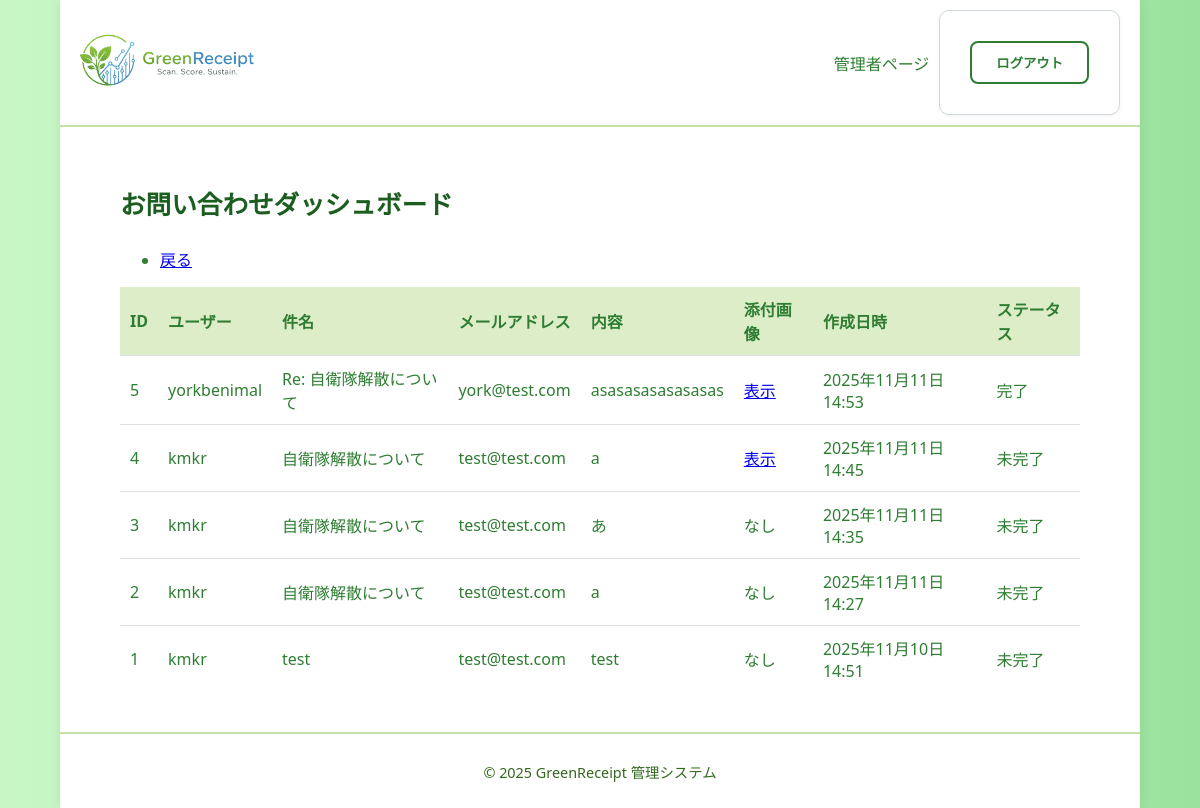
Page /staff/inquiries/dashboard/ (signed in) on the committed database.
### core/models.py (models this page shows, shortened)
class Inquiry(models.Model):
    user = models.ForeignKey(settings.AUTH_USER_MODEL, on_delete=models.SET_NULL,
                             null=True, blank=True, verbose_name='問い合わせユーザー')
    reply_to_email = models.EmailField(
        max_length=100, verbose_name='返信先メールアドレス')
    created_at = models.DateTimeField(auto_now_add=True, verbose_name='作成日時')
    subject = models.CharField(max_length=100, verbose_name='件名')
    body_text = models.TextField(verbose_name='内容')
    image = models.ImageField(
        upload_to='inquiries/', null=True, blank=True, verbose_name='添付画像')
    is_replied = models.BooleanField(default=False, verbose_name='返信済み')
    reply_message = models.TextField(blank=True, verbose_name='返信内容')
    class Meta:
        verbose_name = 'お問い合わせ'
        verbose_name_plural = 'お問い合わせ'

### accounts/models.py (models this page shows, shortened)
class CustomUser(AbstractUser):
    username = models.CharField(
        "ユーザー名",
        max_length=50,
        unique=True,
        help_text=(
            "必須。50文字以下。文字、数字、および @/./+/-/_ のみ使用できます。"
        ),
        validators=[AbstractUser.username_validator],
        error_messages={
            "unique": _("A user with that username already exists."),
        },
    )
    email = models.EmailField(_("email address"), unique=True)
    is_verified = models.BooleanField(default=False, verbose_name='メール認証済み')
    verification_token = models.CharField(
        max_length=100, blank=True, null=True, unique=True, verbose_name='認証トークン')
    ROLE_CHOICES = (
        ('admin', '管理者'),
        ('store', '店舗'),
        ('user', '一般ユーザー'),
    )
    current_points = models.IntegerField(default=0, verbose_name='ポイント')
    rank = models.CharField(max_length=10, default='seed', verbose_name='ランク')
    updated_at = models.DateTimeField(auto_now=True, verbose_name='アカウント更新日時')
    birthday = models.DateField(verbose_name='生年月日', null=True, blank=True)
    purchased_amount = models.IntegerField(default=0, verbose_name='購入点数')
    lastmonth_point = models.IntegerField(default=0, verbose_name='先月獲得ポイント')
    current_coupons = models.ManyToManyField(
        'core.Coupon', verbose_name='所持クーポン', blank=True)
    role = models.CharField(
        max_length=10, choices=ROLE_CHOICES, default='user', verbose_name='役割')
    store = models.ForeignKey(
        'core.Store', on_delete=models.SET_NULL, null=True, blank=True, verbose_name='所属店舗')
    new_email = models.EmailField(
        _("new email address"), blank=True, null=True)
    email_change_token = models.CharField(
        max_length=100, blank=True, null=True, unique=True, verbose_name='メール変更認証トークン'
    )
    class Meta:
        verbose_name = 'ユーザー'
        verbose_name_plural = 'ユーザー'

### core/views.py (the view)
# urls.py: path("staff/inquiries/dashboard/", views.admin_inquiry_dashboard, name="admin_inquiry_dashboard"),
@staff_member_required
def admin_inquiry_dashboard(request):
    inquiries = Inquiry.objects.all().order_by('-id')
    return render(request, 'admin/inquiry_dashboard.html', {'inquiries': inquiries})

### core/templates/admin/inquiry_dashboard.html (shortened to what this page needs)
{% extends 'admin/admin_base.html' %}
{% block content %}
  <main class="dashboard-main">
    <div class="dashboard-container">
      <div class="header-with-button">
        <h1>お問い合わせダッシュボード</h1>
        <ul class="list-group list-group-flush">
            <li class="list-group-item">
                <a href="{% url 'core:staff_index' %}">戻る</a>
            </li>
        </ul>
      </div>
      {% if inquiries %}
        <div class="table-responsive">
          <table class="table">
            <thead>
              <tr>
                <th>ID</th>
                <th>ユーザー</th>
                <th>件名</th>
                <th>メールアドレス</th>
                <th>内容</th>
                <th>添付画像</th>
                <th>作成日時</th>
                <th>ステータス</th>
              </tr>
            </thead>
            <tbody>
              {% for inquiry in inquiries %}
                <tr data-href="{% url 'core:inquiry_detail' inquiry.id %}">
                  <td>{{ inquiry.id }}</td>
                  <td>
                    {% if inquiry.user %}
                      {{ inquiry.user.username }}
                    {% else %}
                      ゲスト
                    {% endif %}
                  </td>
                  <td>{{ inquiry.subject }}</td>
                  <td>{{ inquiry.reply_to_email }}</td>
                  <td>{{ inquiry.body_text|truncatechars:40 }}</td>
                  <td>
                    {% if inquiry.image %}
                      <a href="{{ inquiry.image.url }}" target="_blank" onclick="event.stopPropagation();">表示</a>
                    {% else %}
                      なし
                    {% endif %}
                  </td>
                  <td>{{ inquiry.created_at|date:'Y年n月j日 H:i' }}</td>
                  <td>{{ inquiry.is_replied|yesno:"完了,未完了" }}</td>
                </tr>
              {% endfor %}
            </tbody>
          </table>
        </div>
      {% else %}
        <div class="alert alert-info">現在、お問い合わせはありません。</div>
      {% endif %}
    </div>
  </main>
{% endblock %}

### core/static/css/admin.css (style rules this page uses)
* { box-sizing: border-box; }
html, body { height: 100%; width: 100%; margin: 0; padding: 0; overflow-x: hidden; background: linear-gradient(to right, #c8f7c5, #9be39d); }
body { font-family: "Segoe UI", "メイリオ", sans-serif; color: #2e7d32; display: flex; flex-direction: column; min-height: 100vh; }
.admin-main h1 { font-size: 1.6rem; font-weight: 700; color: #1b5e20; margin-bottom: 25px; }
.table-responsive { overflow-x: auto; }
table { width: 100%; border-collapse: collapse; }
th { background-color: #dcedc8; color: #2e7d32; font-weight: 700; padding: 10px; text-align: left; }
td { padding: 10px; border-top: 1px solid #e0e0e0; }

### rows in the picture
Inquiry: id "5", user.username "yorkbenimal", subject "Re: 自衛隊解散について", reply_to_email "york@test.com", body_text "asasasasasasasas", created_at "2025年11月11日 14:53", is_replied "完了"
Inquiry: id "4", user.username "kmkr", subject "自衛隊解散について", reply_to_email "test@test.com", body_text "a", created_at "2025年11月11日 14:45", is_replied "未完了"
Inquiry: id "3", user.username "kmkr", subject "自衛隊解散について", reply_to_email "test@test.com", body_text "あ", image "なし", created_at "2025年11月11日 14:35", is_replied "未完了"
Inquiry: id "2", user.username "kmkr", subject "自衛隊解散について", reply_to_email "test@test.com", body_text "a", image "なし", created_at "2025年11月11日 14:27", is_replied "未完了"
Inquiry: id "1", user.username "kmkr", subject "test", reply_to_email "test@test.com", body_text "test", image "なし", created_at "2025年11月10日 14:51", is_replied "未完了"
